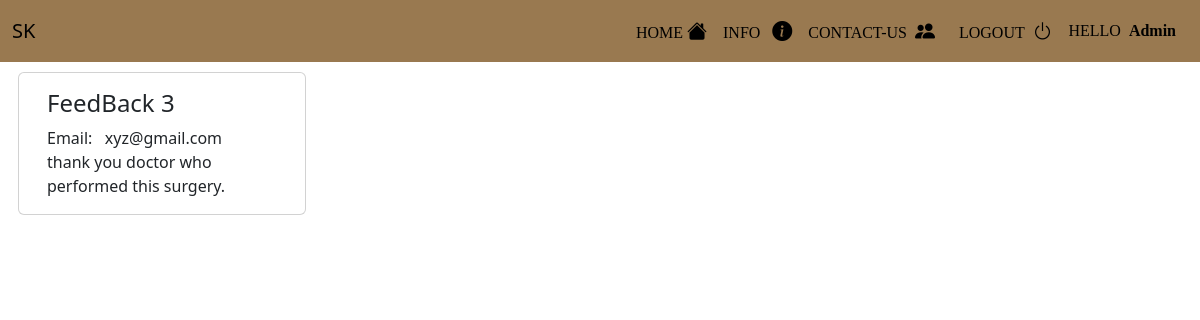
The app's page /feedback (signed in) with its own data.
### main/models.py (models this page shows)
class Feedback(models.Model):
    email=models.EmailField()
    feedback=models.TextField()

### main/views.py (the view)
# urls.py: path('feedback',views.feedback,name='feedback')
def feedback(request):
    feed = Feedback.objects.all()
    return render(request, 'feedback.html', {'feed': feed})

### templates/feedback.html (shortened to what this page needs)
<!doctype html>
<html lang="en">
<head>
    <link rel="stylesheet" href="https://cdn.jsdelivr.net/npm/bootstrap-icons@1.10.3/font/bootstrap-icons.css">
    <link href="https://cdn.jsdelivr.net/npm/bootstrap@5.3.0-alpha1/dist/css/bootstrap.min.css" rel="stylesheet">
  </head>
<body>
    <nav class="navbar navbar-expand-lg bg-body-tertiary">
        <div class="container-fluid">
          <a class="navbar-brand title" href="#">SK</a>
          <div class="collapse navbar-collapse" id="navbarScroll">
            <ul class="navbar-nav ms-auto my-2 my-lg-0 navbar-nav-scroll" style="--bs-scroll-height: 100px;">
              <li class="nav-item">
                <a class="nav-link active" aria-current="page" href="/">HOME <i class="bi bi-house-fill icon"></i></a>
              </li>
              {% if user.is_authenticated %}
              <li class="nav-item">
                <a class="nav-link active" href="/enquiry">INFO &nbsp; <i class="bi bi-info-circle-fill icon"></i></a>
              </li>
              <li class="nav-item">
                <a class="nav-link active" href="#" >CONTACT-US &nbsp;<i class="bi bi-people-fill icon"></i></a>
              </li>
              <li class="nav-item">
                <a  class="nav-link active" href="accounts/logout">&nbsp; LOGOUT &nbsp;<i class="bi bi-power icon"></i></a>
              </li>
              <li class="nav-item">
                <a class="nav-link active" href="#" style="text-transform: capitalize; margin-top: 3px;">HELLO&nbsp;&nbsp;<strong>{{user.username}}&nbsp;</strong></a>
              </li>
              {% endif %}
            </ul>
          </div>
        </div>
      </nav>
      <div class="row">
        {% for f in feed %}
        <div class="card" style="width: 18rem; margin-right: 30px; margin-top: 10px; margin-left: 30px;" >
          <div class="card-body">
            <h4 class="card-title">FeedBack {{f.id}}</h4>
            <span>Email: &nbsp; <span>{{f.email}} </span></span>
            <p class="card-text">{{f.feedback}}</p>
          </div>
        </div>
      {% endfor %}
      </div>
</body>
</html>

### templates/feedback.html (style rules this page uses)
.navbar { background-image: linear-gradient(to top, #997950 0%, #997950 100%); }
.icon { font-size: 20px; }
ul li a { font-family: 'Times New Roman', Times, serif; font-weight: bold; }

### records on screen
Feedback: id "3", email "xyz@gmail.com", feedback "thank you doctor who performed this surgery."

### other values on screen
{{ user.username }} "Admin"
